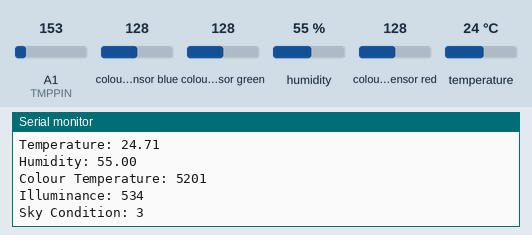
Recording of a sketch running on a simulated Arduino Uno, built with avr-gcc and run on an emulated ATmega328P. On the bench: the last lines printed to the serial monitor. The inputs (shaded band) are chosen by the test bench; at power-on: colour sensor blue 128, humidity 55 %, A1 (TMPPIN) = 153, colour sensor green 128, colour sensor red 128, temperature 24 °C.

Above: at 10.9 s.
11.0 s: colour sensor blue set to 5
At 20.9 s:
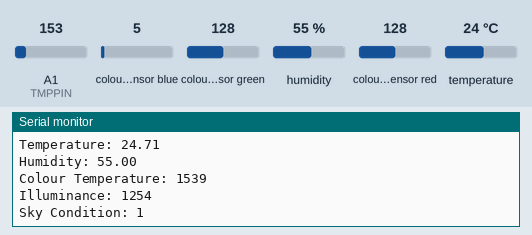
21.1 s: humidity set to 22 %
31.2 s: A1 (TMPPIN) set to 165
41.3 s: colour sensor green set to 5
At 51.3 s:
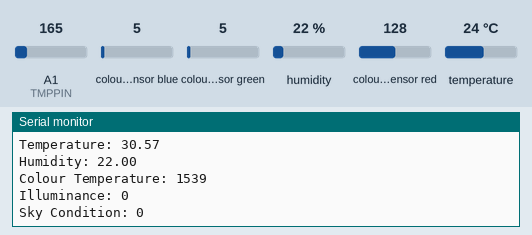
51.4 s: colour sensor red set to 5
At 61.4 s:
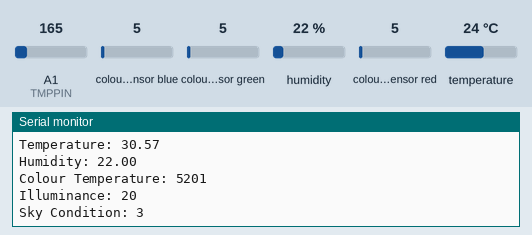
61.5 s: humidity set to 40 %
Timing chart, 0 to 64.5 s (numbered marks = the images above; inputs shaded):
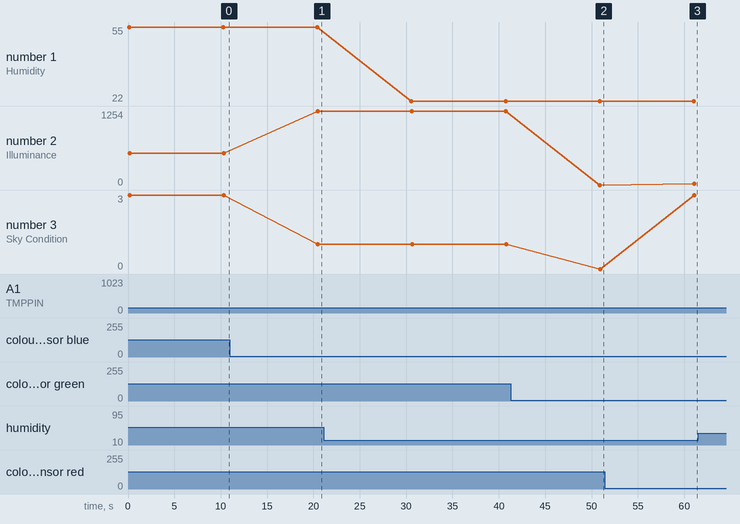

Measured:
- after the input at 11.0 s, the serial monitor: prints a new line after 9.4 s (image 1)
- after the input at 41.3 s, the serial monitor: prints a new line after 9.6 s (image 2)
- after the input at 51.4 s, the serial monitor: prints a new line after 9.6 s (image 3)
- plotted number 1: 55 → 22 after the input at 21.1 s, 22 → 40 after the input at 61.5 s
- plotted number 2: 534 → 1254 after the input at 11.0 s, 1254 → 0 after the input at 41.3 s, 0 → 20 after the input at 51.4 s
- plotted number 3: 1 → 0 after the input at 41.3 s, 0 → 3 after the input at 51.4 s

The sketch:

weather-station.ino
```cpp
#include <Wire.h>
#include "DHT.h"
#include "Adafruit_TCS34725.h"

#define TMPPIN A1 // temperature sensor

#define DHTPIN A0 // humidity sensor
#define DHTTYPE DHT11
DHT dht(DHTPIN, DHTTYPE);

Adafruit_TCS34725 tcs = Adafruit_TCS34725(TCS34725_INTEGRATIONTIME_614MS, TCS34725_GAIN_1X); // colour sensor

enum class SkyCondition : uint8_t {
  NIGHT = 0,
  OVERCAST = 1,
  SUNNY = 2,
  UNRECOGNISED = 3
};

struct Readings {
  bool present; // whether the readings are up to date and correct
  float humidity;
  float temperature;
  uint16_t colourTemperature;
  uint16_t illuminance;
  SkyCondition skyCondition;
};

// current readings. readings are not present.
struct Readings readings = {
  .present = false,
  .humidity = -1,
  .temperature = -1,
  .colourTemperature = -1,
  .illuminance = -1,
  .skyCondition = SkyCondition::UNRECOGNISED
};

const int slaveAddress = 8; // this weather station's I2C address

// PURPOSE: read the humidity from the DHT11 sensor and store it in the readings struct
// WARNING: its possible for this reading to fail (hence present being set to false)
float updateHumidity() {
  float humidity = dht.readHumidity();

  if (isnan(humidity)) {
    Serial.println("Failed to read from DHT sensor!");
    readings.present = false; // humidity reading failed so we do not want to send anymore readings to master until its fixed
    return;
  }

  readings.humidity = humidity;
}

// PURPOSE: get the temperature from the TMP36 sensor and update its value in the readings struct
float updateTemperature() {
  int reading = analogRead(TMPPIN);

  float voltage = reading * (5.0 / 1024.0); // todo: explain these calculations

  readings.temperature = (voltage - 0.5) * 100;
}

// PURPOSE: calculate all the readings that are associated with the TCS34725 sensor and update readings struct accordingly
void updateSkyReadings() {
  uint16_t r, g, b, c;
  tcs.getRawData(&r, &g, &b, &c);

  readings.colourTemperature = tcs.calculateColorTemperature_dn40(r, g, b, c);
  readings.illuminance = tcs.calculateLux(r, g, b);

  if (readings.illuminance < 1) {
    readings.skyCondition = SkyCondition::NIGHT;
    return;
  }

  // find the hue of the colour from the sensor
  uint32_t sum = c;
  float red, green, blue;
  if (sum == 0) { // cannot divide by 0
    red = green = blue = 0;
  } else {
    red = (float)r / sum;
    green = (float)g / sum;
    blue = (float)b / sum;
  }

  float maxRGB = max(red, max(green, blue));
  float minRGB = min(red, min(green, blue));

  float delta = maxRGB - minRGB;
  float hue;

  if (maxRGB == red) {
    hue = fmod(((green - blue) / delta), 6.0);
  } else if (maxRGB == green) {
    hue = ((blue - red) / delta) + 2;
  } else {
    hue = ((red - green) / delta) + 4;
  }

  hue = hue * 60;
  // if the colour is blue
  if (hue > 140 && hue < 245) {
    readings.skyCondition = SkyCondition::SUNNY;
  } else if (readings.illuminance > 1000 && readings.illuminance < 5000) {
    readings.skyCondition = SkyCondition::OVERCAST;
  } else {
    readings.skyCondition = SkyCondition::UNRECOGNISED;
  }
}

void setup() {
  Serial.begin(9600);

  Serial.println("Starting...");

  Wire.begin(slaveAddress); // join the I2C bus at slaveAddress as a slave
  Wire.onRequest(sendAllReadings); // calls sendAllReadings when requested by the master

  dht.begin();

  if (!tcs.begin()) {
    Serial.println("No TCS34725 found ... check your connections");
    while (1); // hang
  }

  Serial.println("Started");
}

union FloatToByteConverter {
  float theFloat;
  byte theBytes[4];
};

// PURPOSE:   send a float reading over I2C
// PARAMETER: the reading to be sent
void sendFloat(float reading) {
  FloatToByteConverter converter;
  converter.theFloat = reading;

  Wire.write(converter.theBytes, 4);
}

union Int16ToByteConverter {
  uint16_t theInt;
  byte theBytes[2];
};

// PURPOSE:   send a uint16_t reading over I2C
// PARAMETER: the reading to be sent
void sendInt16(uint16_t reading) {
  Int16ToByteConverter converter;
  converter.theInt = reading;

  Wire.write(converter.theBytes, 2);
}

// ========================= PROTOCOL ===========================
// 1. the first byte determines if there are readings present
//    - 0 = not available, 1 = not available
//    - data type = uint8_t
//    - the communication stops here if no readings are available
// 2. the next 4 bytes is the temperature
//    - data type = float, units = degrees celsius
// 3. the next 4 bytes is the humidity
//    - data type = float, units = percentage
// 4. the next 2 bytes is the colour temperature
//    - data type = uint16_t, units = kelvin
// 5. the next 2 bytes is the illuminance (brightness)
//    - data type = uint16_t, units = lux
// 6. the next byte is the sky condition
//    - data type = uint8_t
// ==============================================================

void sendAllReadings() {
  Serial.println("Readings Requested");
  if (!readings.present) {
    Wire.write(0);
    return;
  }

  Wire.write(1); // readings are present so send 1

  sendFloat(readings.temperature);
  sendFloat(readings.humidity);

  sendInt16(readings.colourTemperature);
  sendInt16(readings.illuminance);

  Wire.write((byte) readings.skyCondition);
}

void loop() {
  readings.present = true;

  updateTemperature();
  updateHumidity();
  updateSkyReadings();

  Serial.println("-------------------");

  Serial.print("Available: ");
  Serial.println(readings.present);

  Serial.print("Temperature: ");
  Serial.println(readings.temperature);

  Serial.print("Humidity: ");
  Serial.println(readings.humidity);

  Serial.print("Colour Temperature: ");
  Serial.println(readings.colourTemperature);

  Serial.print("Illuminance: ");
  Serial.println(readings.illuminance);

  Serial.print("Sky Condition: ");
  Serial.println((int) readings.skyCondition);

  delay(10000);
}
```
